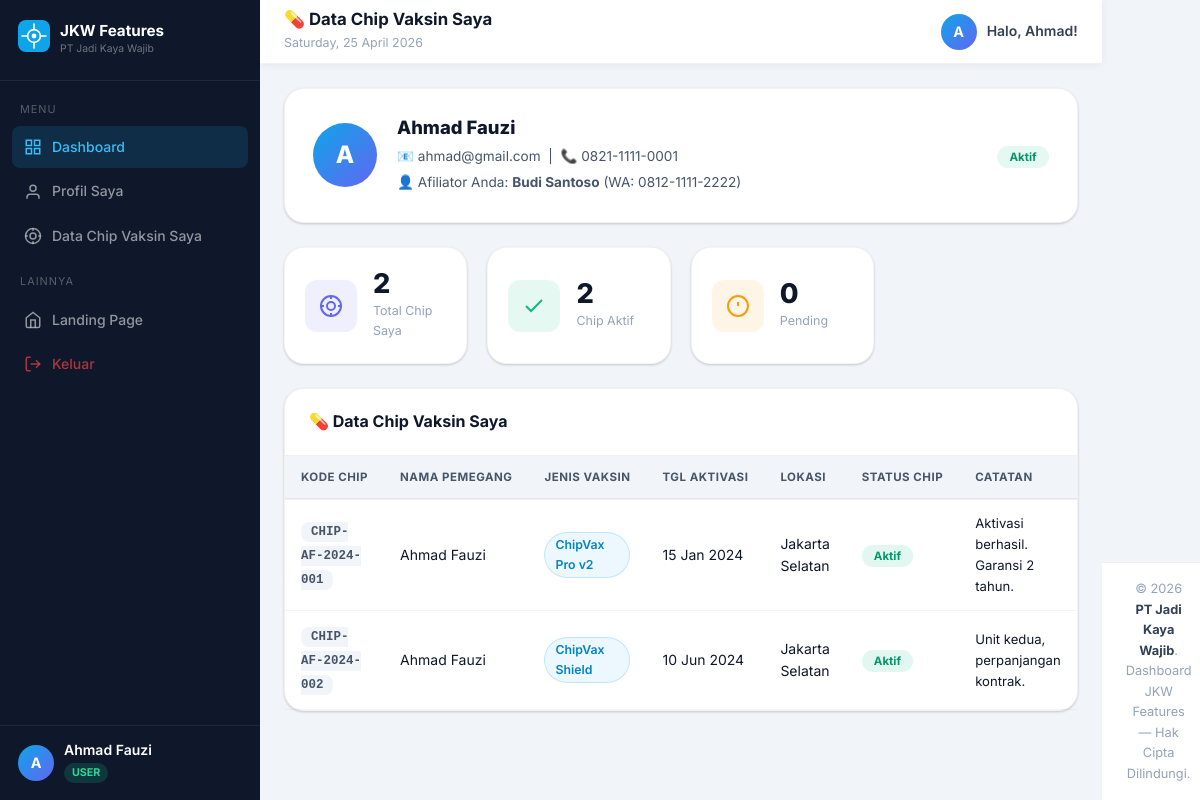
Page /dashboard.php (signed in) on the committed database.
### tables this page shows
CREATE TABLE `users` (
  `id` int(11) NOT NULL,
  `nama` varchar(150) NOT NULL,
  `username` varchar(50) NOT NULL,
  `password` varchar(255) NOT NULL,
  `email` varchar(100) DEFAULT NULL,
  `telepon` varchar(20) DEFAULT NULL,
  `role` enum('admin','afiliator','user') DEFAULT 'user',
  `afiliator_id` int(11) DEFAULT NULL,
  `status` enum('aktif','nonaktif') DEFAULT 'aktif',
  `created_at` timestamp NOT NULL DEFAULT current_timestamp(),
  `password_plain` varchar(255) DEFAULT 'password123',
  `catatan_pribadi` text DEFAULT NULL
);

CREATE TABLE `data_vaksin` (
  `id` int(11) NOT NULL,
  `user_id` int(11) NOT NULL,
  `kode_chip` varchar(30) NOT NULL,
  `nama_pemegang` varchar(150) NOT NULL,
  `tanggal_aktivasi` date DEFAULT NULL,
  `jenis_vaksin` varchar(100) DEFAULT 'ChipVax Pro',
  `status_chip` enum('aktif','nonaktif','pending') DEFAULT 'aktif',
  `lokasi` varchar(150) DEFAULT NULL,
  `catatan` text DEFAULT NULL,
  `created_at` timestamp NOT NULL DEFAULT current_timestamp()
);

### config.php (called while the page is built, shortened)
<?php
function tglIndo($tgl) {
    $bulan = ['','Jan','Feb','Mar','Apr','Mei','Jun','Jul','Agu','Sep','Okt','Nov','Des'];
    $d = explode('-', $tgl);
    return "{$d[2]} {$bulan[(int)$d[1]]} {$d[0]}";
}
?>

### dashboard.php (the view, shortened to what this page needs)
<?php
require_once 'config.php';
$user_id   = $_SESSION['user_id'];
$user_nama = $_SESSION['user_nama'];
$user_role = $_SESSION['user_role'];
$chip_list = null;
if ($user_role === 'user') {
    $chip_list = mysqli_query($conn, "SELECT * FROM data_vaksin WHERE user_id = $user_id ORDER BY created_at DESC");
}
$stat_user = [];
$profil_user = null;
if ($user_role === 'user') {
    $stat_user = mysqli_fetch_assoc(mysqli_query($conn, "
        SELECT
            COUNT(*) as total_chip,
            SUM(CASE WHEN status_chip='aktif' THEN 1 ELSE 0 END) as chip_aktif,
            SUM(CASE WHEN status_chip='pending' THEN 1 ELSE 0 END) as pending
        FROM data_vaksin WHERE user_id=$user_id
    "));
    $pu = mysqli_query($conn, "
        SELECT u.*, a.nama as nama_afiliator, a.email as email_afiliator, a.telepon as telepon_afiliator
        FROM users u
        LEFT JOIN users a ON a.id = u.afiliator_id
        WHERE u.id = $user_id
    ");
    $profil_user = mysqli_fetch_assoc($pu);
}
?>
<!DOCTYPE html>
<html lang="id">
<head>
    <link rel="stylesheet" href="style.css">
</head>
<body class="dashboard-body">
<aside class="sidebar" id="sidebar">
    <div class="sidebar-brand">
        <div class="sb-logo">
        </div>
        <div>
            <div class="sidebar-brand-name">JKW Features</div>
            <div class="sidebar-brand-sub">PT Jadi Kaya Wajib</div>
        </div>
    </div>
    <nav class="sidebar-nav">
        <div class="nav-section-label">Menu</div>
        <a href="dashboard.php" class="nav-item active" id="navDash">
            <svg width="18" height="18" viewBox="0 0 24 24" fill="none" stroke="currentColor" stroke-width="2"><rect x="3" y="3" width="7" height="7"/><rect x="14" y="3" width="7" height="7"/><rect x="14" y="14" width="7" height="7"/><rect x="3" y="14" width="7" height="7"/></svg>
            Dashboard
        </a>
        <a href="profil.php" class="nav-item">
            <svg width="18" height="18" viewBox="0 0 24 24" fill="none" stroke="currentColor" stroke-width="2"><path d="M20 21v-2a4 4 0 0 0-4-4H8a4 4 0 0 0-4 4v2"/><circle cx="12" cy="7" r="4"/></svg>
            Profil Saya
        </a>
        <?php if ($user_role === 'user'): ?>
        <a href="dashboard.php#chip-list" class="nav-item">
            <svg width="18" height="18" viewBox="0 0 24 24" fill="none" stroke="currentColor" stroke-width="2"><circle cx="12" cy="12" r="10"/><circle cx="12" cy="12" r="4"/><line x1="12" y1="2" x2="12" y2="5"/><line x1="12" y1="19" x2="12" y2="22"/><line x1="2" y1="12" x2="5" y2="12"/><line x1="19" y1="12" x2="22" y2="12"/></svg>
            Data Chip Vaksin Saya
        </a>
        <?php endif; ?>
        <div class="nav-section-label">Lainnya</div>
        <a href="index.php" class="nav-item">
            <svg width="18" height="18" viewBox="0 0 24 24" fill="none" stroke="currentColor" stroke-width="2"><path d="M3 9l9-7 9 7v11a2 2 0 0 1-2 2H5a2 2 0 0 1-2-2z"/><polyline points="9 22 9 12 15 12 15 22"/></svg>
            Landing Page
        </a>
        <a href="logout.php" class="nav-item nav-item-logout">
            <svg width="18" height="18" viewBox="0 0 24 24" fill="none" stroke="currentColor" stroke-width="2"><path d="M9 21H5a2 2 0 0 1-2-2V5a2 2 0 0 1 2-2h4"/><polyline points="16 17 21 12 16 7"/><line x1="21" y1="12" x2="9" y2="12"/></svg>
            Keluar
        </a>
    </nav>
    <div class="sidebar-user">
        <div class="user-avatar"><?= strtoupper(substr($user_nama, 0, 1)) ?></div>
        <div class="user-info">
            <div class="user-name"><?= htmlspecialchars($user_nama) ?></div>
            <div class="user-role-badge role-<?= $user_role ?>"><?= ucfirst($user_role) ?></div>
        </div>
    </div>
</aside>
<main class="main-content">
    <header class="topbar">
        <div class="topbar-title">
            <h2>
                <?php if ($user_role === 'admin'): ?>🛡️ Dashboard Admin
                <?php elseif ($user_role === 'afiliator'): ?>📊 Dashboard Afiliator
                <?php else: ?>💊 Data Chip Vaksin Saya
                <?php endif; ?>
            </h2>
            <span><?= date('l, d F Y') ?></span>
        </div>
        <div class="topbar-user">
            <div class="topbar-avatar"><?= strtoupper(substr($user_nama, 0, 1)) ?></div>
            <span>Halo, <?= htmlspecialchars(explode(' ', $user_nama)[0]) ?>!</span>
        </div>
    </header>
    <?php if ($user_role === 'user'): ?>
    <div class="profil-banner">
        <div class="profil-avatar"><?= strtoupper(substr($user_nama, 0, 1)) ?></div>
        <div class="profil-info">
            <h3><?= htmlspecialchars($profil_user['nama']) ?></h3>
            <p>📧 <?= htmlspecialchars($profil_user['email'] ?: '-') ?> &nbsp;|&nbsp; 📞 <?= htmlspecialchars($profil_user['telepon'] ?: '-') ?></p>
            <p>👤 Afiliator Anda: <strong><?= htmlspecialchars($profil_user['nama_afiliator'] ?: 'Belum ditentukan') ?></strong>
                <?php if ($profil_user['telepon_afiliator']): ?>
                (WA: <?= htmlspecialchars($profil_user['telepon_afiliator']) ?>)
                <?php endif; ?>
            </p>
        </div>
        <div class="profil-status">
            <span class="status-badge status-<?= $profil_user['status'] ?>"><?= ucfirst($profil_user['status']) ?></span>
        </div>
    </div>
    <div class="stats-grid">
        <div class="stat-card stat-purple">
            <div class="stat-icon"><svg width="24" height="24" viewBox="0 0 24 24" fill="none" stroke="currentColor" stroke-width="2"><circle cx="12" cy="12" r="10"/><circle cx="12" cy="12" r="4"/><line x1="12" y1="2" x2="12" y2="5"/><line x1="12" y1="19" x2="12" y2="22"/><line x1="2" y1="12" x2="5" y2="12"/><line x1="19" y1="12" x2="22" y2="12"/></svg></div>
            <div class="stat-info"><div class="stat-value"><?= $stat_user['total_chip'] ?: 0 ?></div><div class="stat-label">Total Chip Saya</div></div>
        </div>
        <div class="stat-card stat-green">
            <div class="stat-icon"><svg width="24" height="24" viewBox="0 0 24 24" fill="none" stroke="currentColor" stroke-width="2"><polyline points="20 6 9 17 4 12"/></svg></div>
            <div class="stat-info"><div class="stat-value"><?= $stat_user['chip_aktif'] ?: 0 ?></div><div class="stat-label">Chip Aktif</div></div>
        </div>
        <div class="stat-card stat-yellow">
            <div class="stat-icon"><svg width="24" height="24" viewBox="0 0 24 24" fill="none" stroke="currentColor" stroke-width="2"><circle cx="12" cy="12" r="10"/><line x1="12" y1="8" x2="12" y2="12"/><line x1="12" y1="16" x2="12.01" y2="16"/></svg></div>
            <div class="stat-info"><div class="stat-value"><?= $stat_user['pending'] ?: 0 ?></div><div class="stat-label">Pending</div></div>
        </div>
    </div>
    <div class="card" id="chip-list">
        <div class="card-header"><h3>💊 Data Chip Vaksin Saya</h3></div>
        <div class="table-wrapper">
            <table class="data-table">
                <thead>
                    <tr><th>Kode Chip</th><th>Nama Pemegang</th><th>Jenis Vaksin</th><th>Tgl Aktivasi</th><th>Lokasi</th><th>Status Chip</th><th>Catatan</th></tr>
                </thead>
                <tbody>
                <?php if (mysqli_num_rows($chip_list) === 0): ?>
                    <tr><td colspan="7" class="empty-row">
                        <div class="empty-state">
                            <svg width="48" height="48" viewBox="0 0 24 24" fill="none" stroke="currentColor" stroke-width="1"><circle cx="12" cy="12" r="10"/><line x1="12" y1="8" x2="12" y2="12"/><line x1="12" y1="16" x2="12.01" y2="16"/></svg>
                            <p>Belum ada chip vaksin terdaftar.</p>
                        </div>
                    </td></tr>
                <?php else: while ($ch = mysqli_fetch_assoc($chip_list)): ?>
                    <tr class="table-row">
                        <td><span class="kode-badge"><?= htmlspecialchars($ch['kode_chip']) ?></span></td>
                        <td><?= htmlspecialchars($ch['nama_pemegang']) ?></td>
                        <td>
                            <span class="jenis-badge"><?= htmlspecialchars($ch['jenis_vaksin']) ?></span>
                        </td>
                        <td><?= tglIndo($ch['tanggal_aktivasi']) ?></td>
                        <td><?= htmlspecialchars($ch['lokasi'] ?: '-') ?></td>
                        <td><span class="status-badge status-chip-<?= $ch['status_chip'] ?>"><?= ucfirst($ch['status_chip']) ?></span></td>
                        <td class="catatan-col"><?= htmlspecialchars($ch['catatan'] ?: '-') ?></td>
                    </tr>
                <?php endwhile; endif; ?>
                </tbody>
            </table>
        </div>
    </div>
    <?php endif; ?>
</main>
<footer class="dashboard-footer">
    <p>&copy; <?= date('Y') ?> <strong>PT Jadi Kaya Wajib</strong>. Dashboard JKW Features — Hak Cipta Dilindungi.</p>
</footer>
</body>
</html>

### rows in the picture
users: nama "Ahmad Fauzi", email "ahmad@gmail.com", telepon "0821-1111-0001", users.nama "Budi Santoso", users.telepon "0812-1111-2222", status "Aktif"
data_vaksin: kode_chip "CHIP-AF-2024-001", nama_pemegang "Ahmad Fauzi", jenis_vaksin "ChipVax Pro v2", tanggal_aktivasi "15 Jan 2024", lokasi "Jakarta Selatan", status_chip "Aktif", catatan "Aktivasi berhasil. Garansi 2 tahun."
data_vaksin: kode_chip "CHIP-AF-2024-002", nama_pemegang "Ahmad Fauzi", jenis_vaksin "ChipVax Shield", tanggal_aktivasi "10 Jun 2024", lokasi "Jakarta Selatan", status_chip "Aktif", catatan "Unit kedua, perpanjangan kontrak."

### other values in the picture
substr($user_nama, 0, 1) "A"
$user_nama "Ahmad Fauzi"
$user_role "USER"
explode(' ', $user_nama)[0] "Ahmad"
$stat_user['total_chip'] ?: 0 "2"
$stat_user['chip_aktif'] ?: 0 "2"
$stat_user['pending'] ?: 0 "0"
